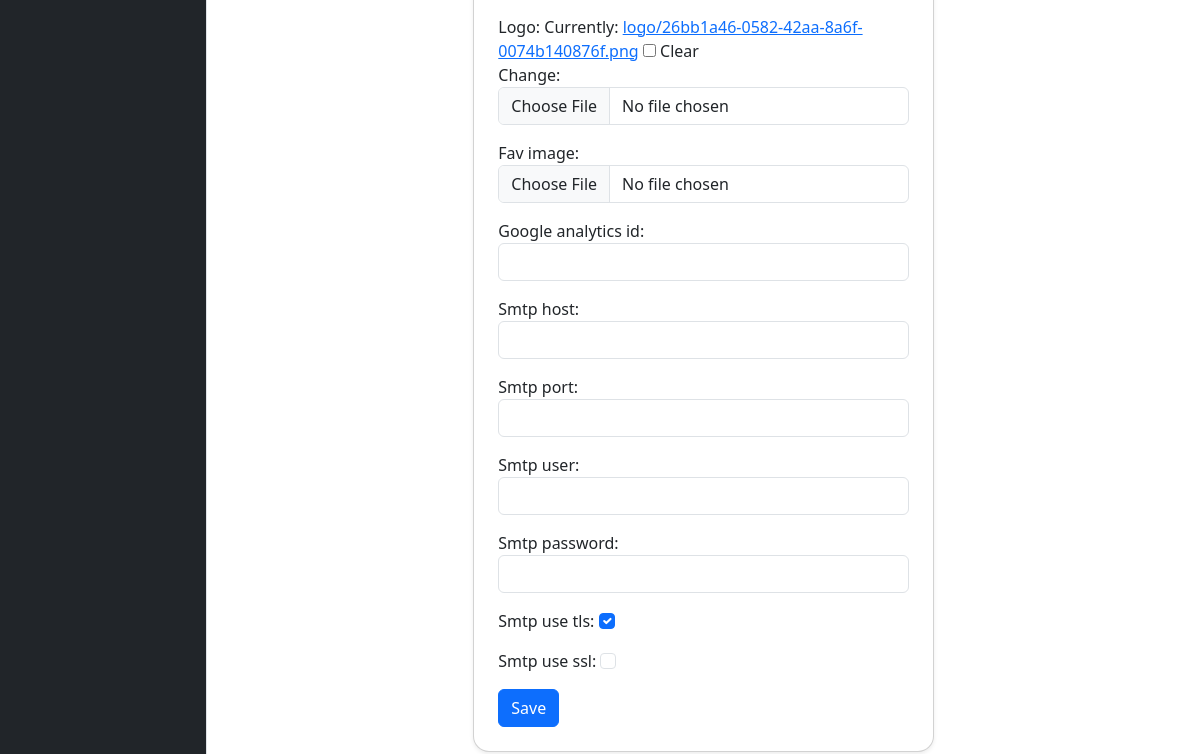
Before: /user/websetting/edit (signed in, lower part) with the older database file.
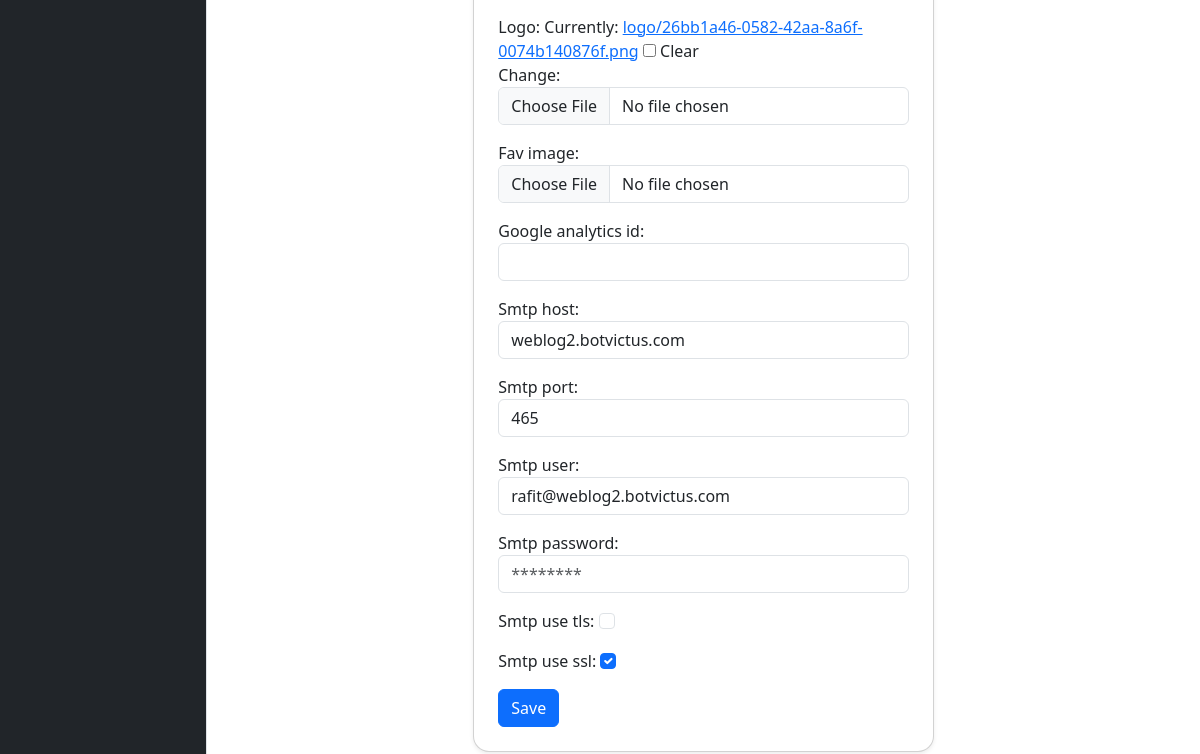
After: the same page with the newer database file.
### home/models.py (models this page shows, shortened)
class Websetting(models.Model):
    title = models.CharField(max_length=200)  # required
    email = models.EmailField(blank=True, null=True)
    phone = models.CharField(max_length=15, blank=True, null=True)
    address = models.CharField(max_length=255, blank=True, null=True)
    facebook = models.URLField(blank=True, null=True)
    linkedin = models.URLField(blank=True, null=True)
    instagram = models.URLField(blank=True, null=True)
    twitter = models.URLField(blank=True, null=True)
    google_map = models.TextField(blank=True, null=True)
    short_descriptions = models.CharField(max_length=255, blank=True, null=True)
    meta_title = models.CharField(max_length=255, blank=True, null=True)
    meta_description = models.TextField(blank=True, null=True)
    meta_image = models.ImageField(upload_to="meta/", blank=True, null=True)
    logo = models.ImageField(upload_to="logo/", blank=True, null=True)
    fav_image = models.ImageField(upload_to="favicon/", blank=True, null=True)
    google_analytics_id = models.CharField(max_length=50, blank=True, null=True)
    smtp_host = models.CharField(max_length=100, blank=True, null=True)
    smtp_port = models.PositiveIntegerField(blank=True, null=True)
    smtp_user = models.CharField(max_length=100, blank=True, null=True)
    smtp_password = models.CharField(max_length=100, blank=True, null=True)
    smtp_use_tls = models.BooleanField(default=True)
    smtp_use_ssl = models.BooleanField(default=False)  # Add SSL support

### user/views.py (the view)
# urls.py: path('websetting/edit', views.websetting_update, name='websetting_update'),
@login_required
def websetting_update(request):
    websetting, created = Websetting.objects.get_or_create(id=1)
    if request.method == "POST":
        form = WebsettingForm(request.POST, request.FILES, instance=websetting)
        if form.is_valid():
            form.save()
            return redirect('user:websetting_update')  # stay on same page after save
    else:
        form = WebsettingForm(instance=websetting)
    return render(request, "user/websetting_form.html", {"form": form})

### home/context_processors.py (called while the page is built)
def websetting_processor(request):
    websetting = Websetting.objects.first()
    return {'websetting': websetting}

### user/templates/user/websetting_form.html (shortened to what this page needs)
{% extends "base.html" %}
{% load static %}
{% block content %}
<div class="container my-5">
  <div class="row justify-content-center">
    <div class="col-lg-6">
      <div class="card shadow-sm rounded-4">
        <div class="card-body p-4">
          <form method="post" enctype="multipart/form-data">
            {{ form.as_p }}
            <button type="submit" class="btn btn-primary">Save</button>
          </form>
        </div>
      </div>
    </div>
  </div>
</div>
{% endblock %}

Changed rows visible on the page:
changed Websetting: smtp_host (not shown) → "weblog2.botvictus.com"; smtp_port (not shown) → "465"; smtp_user (not shown) → "rafit@weblog2.botvictus.com"; smtp_use_tls "☑" → "☐"; smtp_use_ssl "☐" → "☑"
